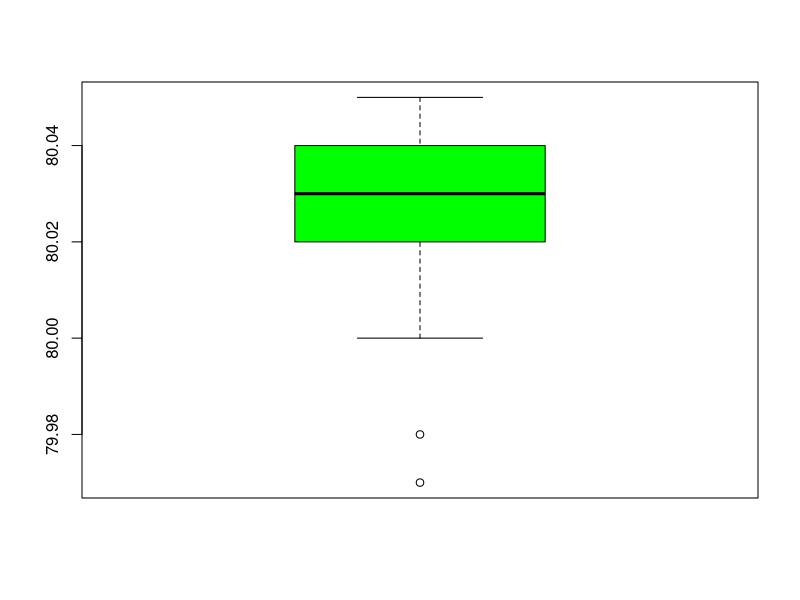
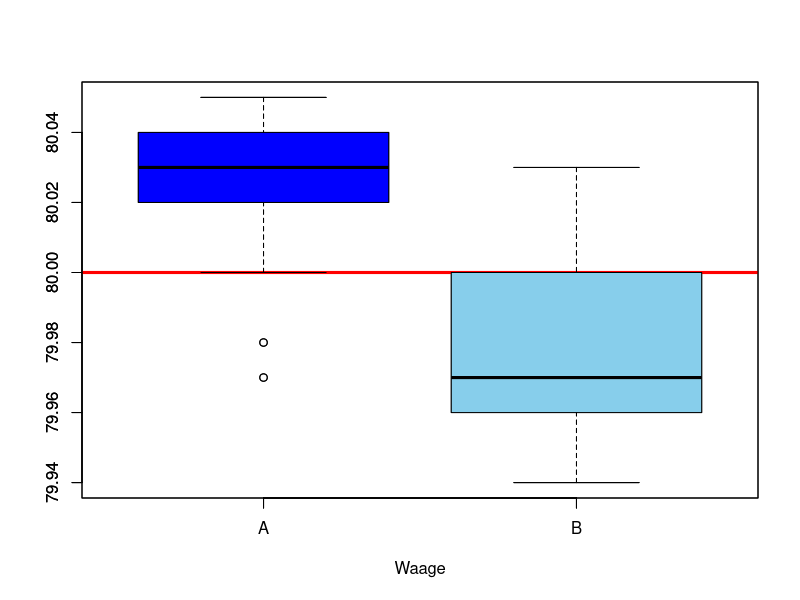

Reproduce these figures in R, in order.
waageA <- c(79.98, 80.04, 80.02, 80.04, 80.03, 80.03, 80.04,
            79.97, 80.05, 80.03, 80.02, 80.00, 80.02)

waageB <- c(80.02, 79.94, 79.98, 79.97, 79.97, 80.03, 79.95, 79.97)

#Plotting
boxplot(waageA,
        col = "green"
)

#Vergleich
boxplot(waageA, waageB,
        xlab = "Waage",
        col = c("blue", "skyblue")
)
axis(side = 1, at = c(1, 2), labels = c("A", "B"))
abline(h = 80.00, col = "red", lwd = 3)
boxplot(waageA, waageB,
        xlab = "Waage",
        col = c("blue", "skyblue"),
        add = TRUE
)
